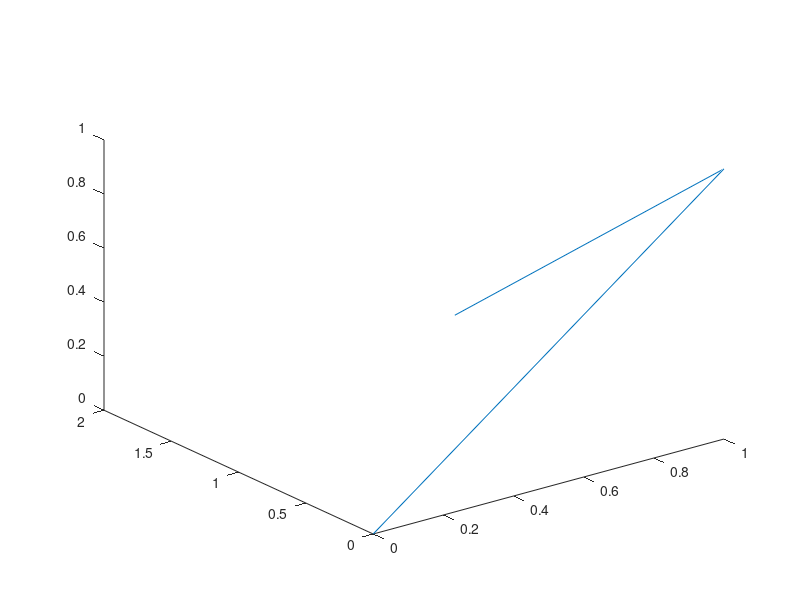

Reproduce this figure in MATLAB. (Note: this script raises an error after producing the figure.)
%
% An implicit integrator and accompanying spring force 
% to simulate a particle system.
%

% We define the parameters of our simulation:
h = 0.01;        %timestep
ks = 50;          %spring constant
kd = .1;         %damping constant
rl = 0.3;
% We start off by defining our system:
n = 3;                        %three particle system
dim = 3;                      %3d simulation
x = [0 0 0  1 0 1  1 2 0];    %positions
v = [0 0 0  0 0 0  0 0 0];    %velocities
M = eye(n*dim, n*dim);        %Masses
M(1:3,1:3) = 1*eye(3,3);      %particle one is 1kg
M(4:6,4:6) = 2*eye(3,3);      %particle two is 2kg
M(7:9,7:9) = 3*eye(3,3);      %particle three is 3kg
Minv = inv(M);

% ====================================
% Forces between these three particles.
% our setup is as follows:
% 
% ====================================
t = 0;
axis manual;
axis([-.1 .6 -0.5 .30 -.35 .35]);
for j=1:10,
    %view(1);
    
    plot3(x(1:3:9), x(2:3:9), x(3:3:9))
    figure(1)
    x1 = x(1:3);
    x2 = x(4:6);
    x3 = x(7:9);
    v1 = v(1:3);
    v2 = v(4:6);
    v3 = v(7:9);
    f12 = fsa(x1,x2,rl,ks) + fda(x1,x2,v1,v2,kd);
    f23 = fsa(x2,x3,rl,ks) + fda(x2,x3,v2,v3,kd);
    f13 = fsa(x1,x3,rl,ks) + fda(x1,x3,v1,v3,kd);
    j12p = jdap(x1,x2,v1,v2,rl,kd) + jsap(x1, x2, rl, ks);
    j23p = jdap(x2,x3,v2,v3,rl,kd) + jsap(x2, x3, rl, ks);
    j13p = jdap(x1,x3,v1,v3,rl,kd) + jsap(x1, x3, rl, ks);
    j12v = jdav(x1, x2, v1, v2, rl, kd);
    j23v = jdav(x2, x3, v2, v3, rl, kd);
    j13v = jdav(x1, x3, v1, v3, rl, kd);

    f1 = f12 + f13;
    f2 = -1*f12 + f23;
    f3 = -1*f23 + -1*f13;
    %FORCE VECTOR
    f = [f1 f2 f3];

    %JACOBIAN MATRIX
    JP = [j12p -j12p zeros(3); zeros(3) j23p -j23p; j13p zeros(3) -j13p];
    JV = [j12v -j12v zeros(3); zeros(3) j23v -j23v; j13v zeros(3) -j13v];
    
    %EXPLICIT FORWARD EULER:
    %delX = h*v;
    %delV = f*inv(M);
    
    %IMPLICIT BACKWARDS EULER:
    A = eye(3*n) - h*Minv*JV - h^2*JP;
    b = h*(f + h*v*JP)*Minv;
    
    delV = b*inv(A);
    delX = h*(v + delV);
    
    x = x + delX;
    v = v + delV;
    
end